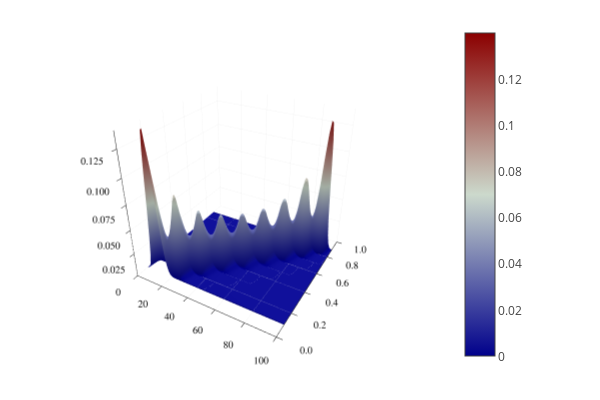

Notebook code for this chart:
### Markdown cell above
【例4.13】ベータ・二項分布 $X|Y \sim Bin(n,Y),Y \sim Beta(\alpha,\beta) $

### Code cell
α=.5; β=.5; n=100; 
surface(0:1:100, 0:.1:1, (x,y) ->  pdf(Binomial(n, y) ,x)*pdf(Beta(α,β),y),color=:bluesreds)

### Figure 1 — Plotly figure (JSON) as saved in the notebook; plotly's stock layout.template omitted (floating-point values rounded to 4 significant figures; data arrays with more than 128 entries replaced by an {"elided": "..."} marker saying what was removed)
{"data": [{"colorbar": {"len": 0.9525, "title": "", "x": 0.7578, "y": 0.5139}, "colorscale": [[0, "rgba(0, 0, 139, 1.000)"], [0.5, "rgba(204, 217, 204, 1.000)"], [1, "rgba(139, 0, 0, 1.000)"]], "name": "y1", "opacity": null, "scene": "scene", "showlegend": false, "showscale": true, "type": "surface", "x": [0, 1, 2, 3, 4, 5, 6, 7, 8, 9, 10, 11, 12, 13, 14, 15, 16, 17, 18, 19, 20, 21, 22, 23, 24, 25, 26, 27, 28, 29, 30, 31, 32, 33, 34, 35, 36, 37, 38, 39, 40, 41, 42, 43, 44, 45, 46, 47, 48, 49, 50, 51, 52, 53, 54, 55, 56, 57, 58, 59, 60, 61, 62, 63, 64, 65, 66, 67, 68, 69, 70, 71, 72, 73, 74, 75, 76, 77, 78, 79, 80, 81, 82, 83, 84, 85, 86, 87, 88, 89, 90, 91, 92, 93, 94, 95, 96, 97, 98, 99, 100], "xaxis": "x", "y": [0, 0.1, 0.2, 0.3, 0.4, 0.5, 0.6, 0.7, 0.8, 0.9, 1], "yaxis": "y", "z": {"elided": "11x101 float values"}, "zaxis": "z", "zmax": 0.1399, "zmin": 1.061e-100}], "layout": {"annotations": [], "height": 400, "legend": {"bgcolor": "rgba(255, 255, 255, 1.000)", "bordercolor": "rgba(0, 0, 0, 1.000)", "borderwidth": 1, "font": {"color": "rgba(0, 0, 0, 1.000)", "family": "sans-serif", "size": 11}, "title": {"font": {"color": "rgba(0, 0, 0, 1.000)", "family": "sans-serif", "size": 15}, "text": ""}, "tracegroupgap": 0, "traceorder": "normal", "x": 1, "xanchor": "auto", "y": 1, "yanchor": "auto"}, "margin": {"b": 20, "l": 0, "r": 0, "t": 20}, "paper_bgcolor": "rgba(255, 255, 255, 1.000)", "plot_bgcolor": "rgba(255, 255, 255, 1.000)", "scene": {"camera": {"eye": {"x": 1.126, "y": -1.95, "z": 1.3}, "projection": "orthographic"}, "domain": {"x": [0.05101, 0.7578], "y": [0.03762, 0.9902]}, "xaxis": {"gridcolor": "rgba(0, 0, 0, 0.100)", "gridwidth": 0.5, "linecolor": "rgba(0, 0, 0, 1.000)", "mirror": false, "range": [0, 100], "showgrid": true, "showline": true, "showticklabels": true, "tickangle": 0, "tickcolor": "rgb(0, 0, 0)", "tickfont": {"color": "rgba(0, 0, 0, 1.000)", "family": "sans-serif", "size": 11}, "tickmode": "array", "ticks": "inside", "ticktext": ["0", "20", "40", "60", "80", "100"], "tickvals": [0, 20, 40, 60, 80, 100], "title": "", "titlefont": {"color": "rgba(0, 0, 0, 1.000)", "family": "sans-serif", "size": 15}, "type": "-", "visible": true, "zeroline": false, "zerolinecolor": "rgba(0, 0, 0, 1.000)"}, "yaxis": {"gridcolor": "rgba(0, 0, 0, 0.100)", "gridwidth": 0.5, "linecolor": "rgba(0, 0, 0, 1.000)", "mirror": false, "range": [0, 1], "showgrid": true, "showline": true, "showticklabels": true, "tickangle": 0, "tickcolor": "rgb(0, 0, 0)", "tickfont": {"color": "rgba(0, 0, 0, 1.000)", "family": "sans-serif", "size": 11}, "tickmode": "array", "ticks": "inside", "ticktext": ["0.0", "0.2", "0.4", "0.6", "0.8", "1.0"], "tickvals": [0, 0.2, 0.4, 0.6, 0.8, 1], "title": "", "titlefont": {"color": "rgba(0, 0, 0, 1.000)", "family": "sans-serif", "size": 15}, "type": "-", "visible": true, "zeroline": false, "zerolinecolor": "rgba(0, 0, 0, 1.000)"}, "zaxis": {"gridcolor": "rgba(0, 0, 0, 0.100)", "gridwidth": 0.5, "linecolor": "rgba(0, 0, 0, 1.000)", "mirror": false, "range": [1.061e-100, 0.1399], "showgrid": true, "showline": true, "showticklabels": true, "tickangle": 0, "tickcolor": "rgb(0, 0, 0)", "tickfont": {"color": "rgba(0, 0, 0, 1.000)", "family": "sans-serif", "size": 11}, "tickmode": "array", "ticks": "inside", "ticktext": ["0.025", "0.050", "0.075", "0.100", "0.125"], "tickvals": [0.025, 0.05, 0.075, 0.1, 0.125], "title": "", "titlefont": {"color": "rgba(0, 0, 0, 1.000)", "family": "sans-serif", "size": 15}, "type": "-", "visible": true, "zeroline": false, "zerolinecolor": "rgba(0, 0, 0, 1.000)"}}, "showlegend": true, "width": 600}}
